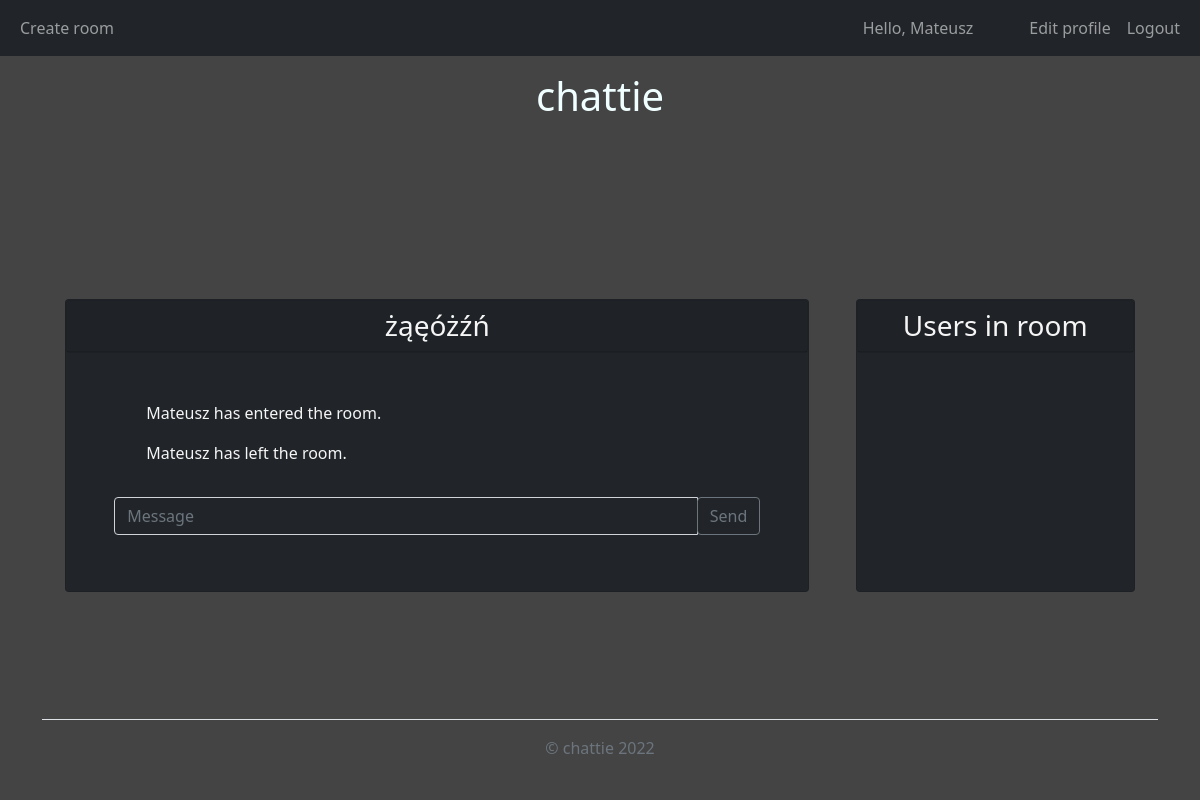
/chat?room_name=żąęóżźń (signed in), run on the app's committed database.
### chattie/models.py (models this page shows, shortened)
class TimestampMixin():
    created = db.Column(
        db.DateTime,
        nullable=False,
        default=datetime.utcnow)
    updated = db.Column(db.DateTime,
                        onupdate=datetime.utcnow)

class User(db.Model, UserMixin, TimestampMixin):
    __tablename__ = 'user'
    id = db.Column(db.Integer,
                   primary_key=True)
    username = db.Column(db.String(20),
                         unique=True,
                         nullable=False)
    email = db.Column(db.String(120),
                      unique=True,
                      nullable=False)
    password = db.Column(db.String(60),
                         nullable=False)
    rooms_created = db.relationship('Room',
                                    backref='creator',
                                    lazy=True)
    messages_sent = db.relationship('Message',
                                    backref='author',
                                    lazy=True)
    profile = db.relationship('Profile',
                              backref=backref('user',
                                              uselist=False),
                              lazy=True,)

class Room(db.Model, TimestampMixin):
    __tablename__ = 'room'
    id = db.Column(db.Integer,
                   primary_key=True)
    name = db.Column(db.String(20),
                     nullable=False,
                     unique=True)
    creator_id = db.Column(db.Integer,
                           db.ForeignKey('user.id'),
                           nullable=False)
    participants = db.relationship('User',
                                   secondary=user_identifier)
    messages = db.relationship('Message',
                               backref='room_with_messages',
                               lazy=True,
                               cascade="all, delete")

class Message(db.Model, TimestampMixin):
    __tablename__ = 'message'
    id = db.Column(db.Integer,
                   primary_key=True)
    message = db.Column(db.String(1000),
                        nullable=False)
    username = db.Column(db.String,
                         db.ForeignKey('user.username'))
    roomname = db.Column(db.String,
                         db.ForeignKey('room.name'), nullable=False)

### chattie/chats/routes.py (the view)
@chats.route("/chat", methods=['GET', 'POST'])
@login_required
def room():
    room_name = request.args.get('room_name')
    room = Room.query.filter_by(name=room_name).first()
    messages = Message.query.filter_by(roomname=room_name)
    users = room.participants
    return render_template('room.html',
                           title=room.name,
                           room=room,
                           messages=messages,
                           users=users)

### chattie/models.py (called while the page is built)
@login_manager.user_loader
def load_user(user_id):
    return User.query.get(int(user_id))

### chattie/templates/room.html (shortened to what this page needs)
{% extends "main.html" %}
{% block content %}
<div class="container d-flex justify-content-around my-auto">
    <div class="card col-md-8 bg-dark">
        <div class="card text-center bg-dark">
            <h3 class=" fw-normal card-text card-header ">{{room.name}}</h3>
        </div>
        <div class="p-5">
            <ul id="messages" class="mh-50 overflow-auto">
                {% for message in messages %}
                    <p>
                        {{ message.message }}
                    </p>
                {% endfor %}
            </ul>
            <form onsubmit="return false">
                <div class="my-2 input-group">
                    <input type="text" class="form-control bg-dark text-white" placeholder="Message" id="myMessage">
                    <div class="input-group-append">
                        <button id="sendbutton" class="btn btn-outline-secondary">Send</button>
                    </div>
                </div>
            </form>
        </div>
    </div>
    <div class="card col-md-3 bg-dark">
        <div class="card text-center bg-dark">
            <h3 class=" fw-normal card-text card-header">Users in room</h3>
        </div>
        <div class="p-5" id="room_users">
        </div>
    </div>
</div>
{% endblock %}

### chattie/templates/layout/navbar.html (shortened to what this page needs)
{% if current_user.is_authenticated %}
  <nav class="navbar navbar-expand-lg navbar-dark  bg-dark">
    <div class="container-fluid">
      <div class="collapse navbar-collapse" id="navbarSupportedContent">
      <ul class="navbar-nav me-auto mb-2 mb-lg-0">
        <li class='nav-item'>
          <a class='nav-link' href="{{ url_for('chats.create_room') }}">Create room</a>
        </li>
      </ul>
        <ul class="navbar-nav ms-auto mb-2 mb-lg-0">
          <li>
            <p class="navbar-text me-5 my-auto">Hello, {{current_user.username}}</p>
          </li>
          <li class="nav-item">
            <a class="nav-link" href="{{ url_for('users.edit_profile') }}">Edit profile</a>
          </li>
          <li>
            <a class="nav-link" href="{{ url_for('users.logout') }}">Logout</a>
          </li>
        </ul>
      </div>
    </div>
  </nav>
{% endif %}

### chattie/static/css/main.css (style rules this page uses)
body { background-color: #444; color: whitesmoke; }
a { color: azure; text-decoration: none; }
.mh-50 { max-height: 50vh; }
ul { list-style-type: none; }

### data on the page
User: username "Mateusz"
Room: name "żąęóżźń"
Message: message "Mateusz has entered the room."
Message: message "Mateusz has left the room."
